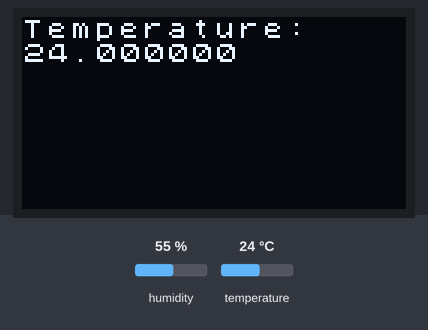
Bench run of a program on a simulated ESP32. Shown: 128×64 one-colour display. Inputs (shaded band) come from the test bench; at power-on: temperature 24 °C, humidity 55 %. What the program prints to the serial monitor is not drawn.

Above: at 4.8 s.
4.9 s: temperature set to 12 °C
At 7.4 s:
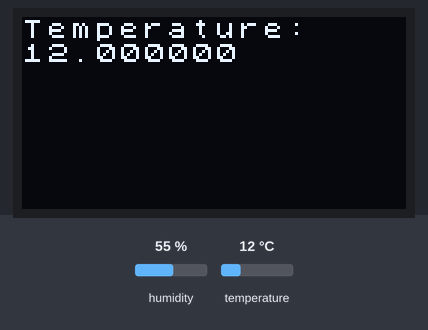
7.9 s: temperature set to 19 °C
10.9 s: temperature set to 28 °C
At 13.5 s:
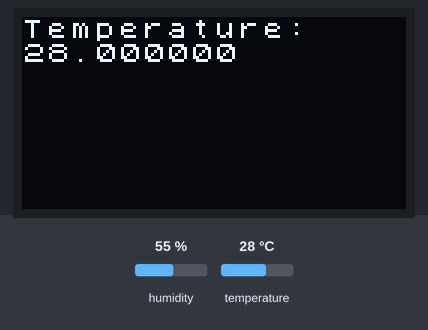
Timing chart, 0 to 15.0 s (numbered marks = the images above; inputs shaded):
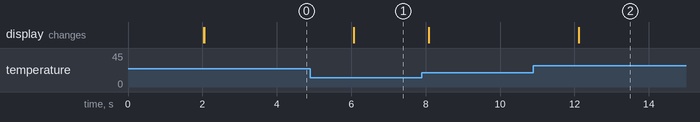

The program:

main.cpp
```cpp
#include <Arduino.h>
#include <U8g2lib.h>

#include "DHT.h"

U8X8_SSD1306_128X64_NONAME_SW_I2C u8x8(/* clock=*/ 15, /* data=*/ 4, /* reset=*/ 16);

#define DHTPIN 26

#define DHTTYPE DHT22

DHT dht(DHTPIN, DHTTYPE);

char temp[10];

void setup() {
  // put your setup code here, to run once:
  Serial.begin(115200);
  Serial.println(F("DHT22 test!"));
  dht.begin();

  u8x8.begin();
  u8x8.setFont(u8x8_font_chroma48medium8_r);
}

void loop() {
  // put your main code here, to run repeatedly:
  delay(2000);

  float h = dht.readHumidity();
  float t = dht.readTemperature();
  float f = dht.readTemperature(true);

  if (isnan(h) || isnan(t) || isnan(f)){
    Serial.println(F("Failed to read from the DHT sensor!"));
    return;
  }

  sprintf(temp, "%f", t);
  float hif = dht.computeHeatIndex(f,h);

  float hic = dht.computeHeatIndex(t,h,false);

  Serial.print(F("\n Hummidity: "));
  Serial.print(h);
  Serial.print(F("% Temperature: "));
  Serial.print(t);
  Serial.print(F("C "));
  Serial.print(f);
  Serial.print(F("F Heat Index: "));
  Serial.print(hic);
  Serial.print(F("C "));
  Serial.print(hif);
  Serial.print(F("F "));

  u8x8.drawString(0,0,"Temperature:");
  u8x8.drawString(0,1,temp);
  //u8x8.drawString(1,2," C");
}
```

Measured:
- after the input at 4.9 s, the display: changes after 1.2 s (image 1)
- after the input at 10.9 s, the display: changes after 1.2 s (image 2)
